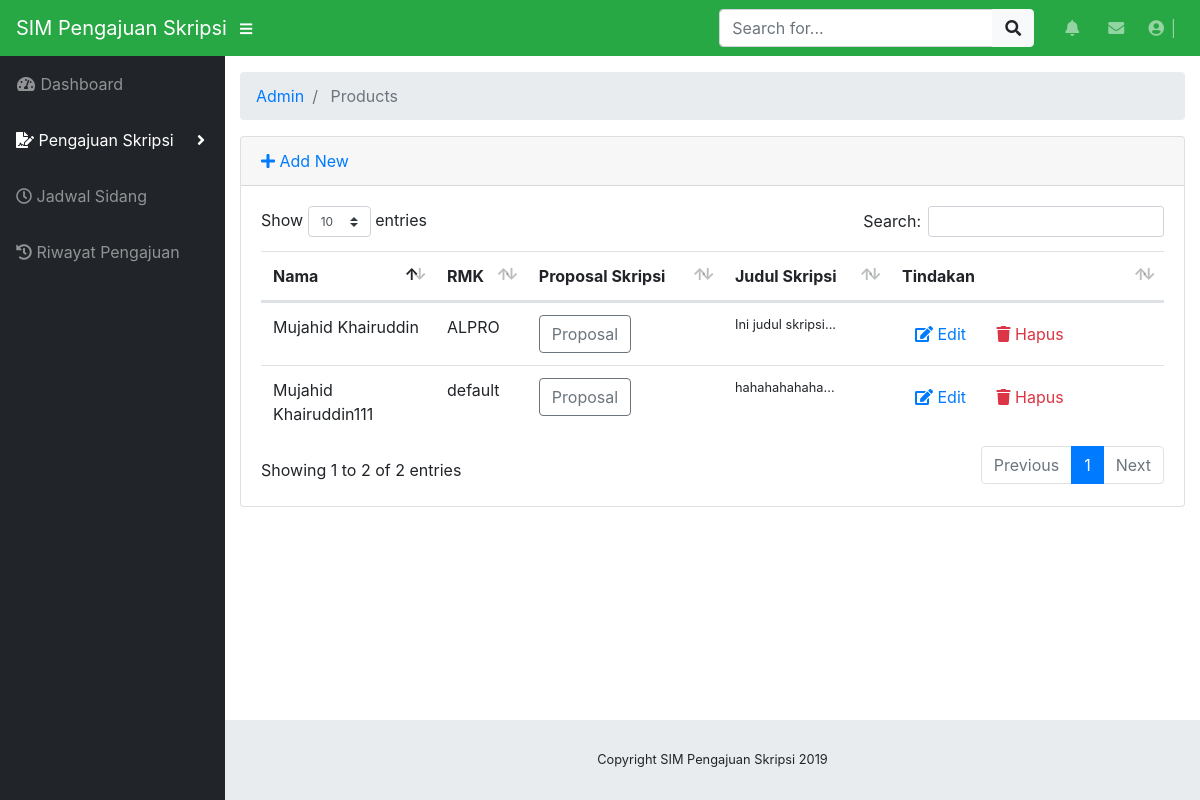
Page /index.php/admin/products on the committed database.
### tables this page shows
CREATE TABLE `products` (
  `product_id` varchar(64) NOT NULL,
  `name` varchar(255) NOT NULL,
  `price` varchar(30) NOT NULL DEFAULT 'default',
  `image` varchar(255) NOT NULL DEFAULT 'default.jpg',
  `description` text NOT NULL,
  `status` varchar(20) NOT NULL DEFAULT 'Menunggu',
  `dosbing1` varchar(50) NOT NULL DEFAULT 'Belum Ditentukan',
  `dosbing2` varchar(50) NOT NULL DEFAULT 'Belum Ditentukan'
);

### application/controllers/admin/Products.php (called while the page is built, shortened)
<?php
class Products extends CI_Controller
{
    public function __construct()
    {
        $this->load->model("product_model");
        $this->load->library('form_validation');
    }
    public function index()
    {
        $data["products"] = $this->product_model->getAll();
        $this->load->view("admin/product/list", $data);
    }
}

### index.php (called while the page is built, shortened)
<?php
require_once BASEPATH.'core/CodeIgniter.php';

### application/models/Product_model.php (called while the page is built, shortened)
<?php defined('BASEPATH') OR exit('No direct script access allowed');
class Product_model extends CI_Model
{
    private $_table = "products";
    public function getAll()
    {
        return $this->db->get($this->_table)->result();
    }
}

### application/views/admin/product/list.php (the view, shortened to what this page needs)
<!DOCTYPE html>
<html lang="en">
<head>
</head>
<body id="page-top">
	<div id="wrapper">
		<div id="content-wrapper">
			<div class="container-fluid">
				<div class="card mb-3">
					<div class="card-header">
						<a href="<?php echo site_url('admin/products/add') ?>"><i class="fas fa-plus"></i> Add New</a>
					</div>
					<div class="card-body">
						<div class="table-responsive">
							<table class="table table-hover" id="dataTable" width="100%" cellspacing="0">
								<thead>
									<tr>
										<th>Nama</th>
										<th>RMK</th>
										<th>Proposal Skripsi</th>
										<th>Judul Skripsi</th>
										<th>Tindakan</th>
									</tr>
								</thead>
								<tbody>
									<?php foreach ($products as $product): ?>
									<tr>
										<td width="150">
											<?php echo $product->name ?>
										</td>
										<td>
											<?php echo $product->price ?>
										</td>
										<td>
											<a href="<?php echo base_url('upload/product/'.$product->image) ?>" class="btn btn-outline-secondary" role="button" aria-pressed="true">Proposal</a>
										</td>
										<td class="small">
											<?php echo substr($product->description, 0, 120) ?>...</td>
										<td width="250">
											<a href="<?php echo site_url('admin/products/edit/'.$product->product_id) ?>"
											 class="btn btn-small"><i class="fas fa-edit"></i> Edit</a>
											<a onclick="deleteConfirm('<?php echo site_url('admin/products/delete/'.$product->product_id) ?>')"
											 href="#!" class="btn btn-small text-danger"><i class="fas fa-trash"></i> Hapus</a>
										</td>
									</tr>
									<?php endforeach; ?>
								</tbody>
							</table>
						</div>
					</div>
				</div>
			</div>
		</div>
	</div>
</body>
</html>

### css/sb-admin.css (style rules this page uses)
html { position: relative; min-height: 100%; }
body { height: 100%; }
#wrapper { display: -webkit-box; display: -ms-flexbox; display: flex; }
#wrapper #content-wrapper { overflow-x: hidden; width: 100%; padding-top: 1rem; padding-bottom: 80px; }
:root { --input-padding-x: 0.75rem; --input-padding-y: 0.75rem; }

### rows in the picture
products: name "Mujahid Khairuddin", price "ALPRO", description "Ini judul skripsi"
products: name "Mujahid Khairuddin111", price "default", description "hahahahahaha"

### other values in the picture
SITE_NAME "SIM Pengajuan Skripsi"
$segment "Admin"
$segment "Products"
Date('Y') "2019"
